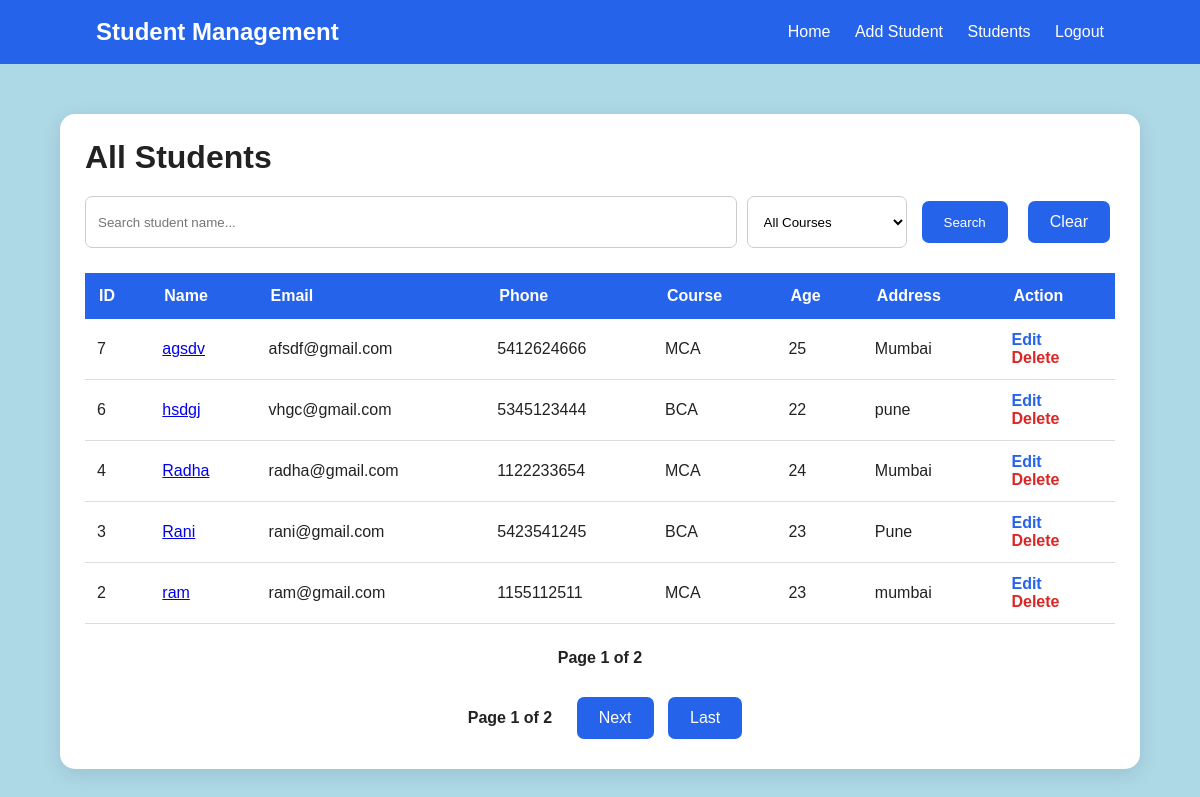
The app's page /students/ (signed in) with its own data.
### students/models.py (models this page shows, shortened)
class Student(models.Model):
    name = models.CharField(max_length=100)
    email = models.EmailField(unique=True)
    phone = models.CharField(max_length=15)
    course = models.CharField(max_length=100)
    age = models.IntegerField()
    address = models.TextField()

### students/views.py (the view)
# urls.py: path('', include('students.urls')),
@login_required
def students(request):
    query = request.GET.get('search', '')
    course = request.GET.get('course', '')
    sort = request.GET.get('sort', '')
    student_list = Student.objects.all()
    if query:
        student_list = student_list.filter(
            name__icontains=query
        )
    if course:
        student_list = student_list.filter(
            course__iexact=course
        )
    if sort == 'name':
        student_list = student_list.order_by('name')
    elif sort == '-name':
        student_list = student_list.order_by('-name')
    elif sort == 'oldest':
        student_list = student_list.order_by('id')
    else:
        student_list = student_list.order_by('-id')
    paginator = Paginator(student_list, 5)
    page_number = request.GET.get('page')
    student_list = paginator.get_page(page_number)
    courses = (
        Student.objects
        .values_list('course', flat=True)
        .distinct()
        .order_by('course')
    )
    return render(
        request,
        'students/students.html',
        {
            'students': student_list,
            'query': query,
            'course': course,
            'courses': courses,
            'sort': sort,
        }
    )

### students/templates/students/students.html (shortened to what this page needs)
{% load static %}
<!DOCTYPE html>
<html>
<head>
    <link rel="stylesheet"
          href="{% static 'students/style.css' %}">
</head>
<body>
    <nav class="navbar">
        <div class="logo">
            Student Management
        </div>
        <div>
    <a href="{% url 'home' %}">Home</a>
    <a href="{% url 'add_student' %}">Add Student</a>
    <a href="{% url 'students' %}">Students</a>
    <a href="{% url 'logout' %}">Logout</a>
</div>
    </nav>
    <div class="container">
        <div class="table-card">
            <h1>All Students</h1>
            <form method="GET" class="search-box">
    <input
        type="text"
        name="search"
        placeholder="Search student name..."
        value="{{ query }}"
    >
    <select name="course">
        <option value="">All Courses</option>
    </select>
    <button class="btn" type="submit">
        Search
    </button>
    <a class="btn" href="{% url 'students' %}">
        Clear
    </a>
</form>
            <table>
                <tr>
                    <th>ID</th>
                    <th>Name</th>
                    <th>Email</th>
                    <th>Phone</th>
                    <th>Course</th>
                    <th>Age</th>
                    <th>Address</th>
                    <th>Action</th>
                </tr>
                {% for student in students %}
                <tr>
                    <td>{{ student.id }}</td>
                    <td>
    <a href="{% url 'student_detail' student.id %}">
        {{ student.name }}
    </a>
</td>
                    <td>{{ student.email }}</td>
                    <td>{{ student.phone }}</td>
                    <td>{{ student.course }}</td>
                    <td>{{ student.age }}</td>
                    <td>{{ student.address }}</td>
                    <td>
                        <a class="action-edit"
                           href="{% url 'edit_student' student.id %}">
                            Edit
                        </a>
                        <br>
                        <a class="action-delete"
   href="{% url 'delete_student' student.id %}">
    Delete
</a>
                    </td>
                </tr>
                {% empty %}
                <tr>
                    <td colspan="8">
                        No students found.
                    </td>
                </tr>
                {% endfor %}
            </table>
            <div style="text-align: center; margin-top: 25px;">
    <span style="margin: 0 15px; font-weight: bold;">
        Page {{ students.number }} of {{ students.paginator.num_pages }}
    </span>
    <div style="text-align: center; margin-top: 25px;">
    <span style="margin: 0 15px; font-weight: bold;">
        Page {{ students.number }}
        of {{ students.paginator.num_pages }}
    </span>
    {% if students.has_next %}
        <a class="btn"
           href="?page={{ students.next_page_number }}&search={{ query }}&course={{ course }}&sort={{ sort }}">
            Next
        </a>
        <a class="btn"
           href="?page={{ students.paginator.num_pages }}&search={{ query }}&course={{ course }}&sort={{ sort }}">
            Last
        </a>
    {% endif %}
</div>
        </div>
    </div>
</body>
</html>

### students/static/students/style.css (style rules this page uses)
* { margin: 0; padding: 0; box-sizing: border-box; }
body { font-family: Arial, sans-serif; background: #f4f7fb; color: #222; }
body { background: lightblue; }
.navbar { background: #2563eb; padding: 18px 8%; display: flex; justify-content: space-between; align-items: center; }
.logo { color: white; font-size: 24px; font-weight: bold; }
.navbar a { color: white; text-decoration: none; margin-left: 20px; }
.container { width: 90%; max-width: 1100px; margin: 50px auto; }
.btn { display: inline-block; background: #2563eb; color: white; padding: 12px 22px; border-radius: 7px; text-decoration: none; border: none; cursor: pointer; margin: 5px; }
.table-card { background: white; padding: 25px; border-radius: 15px; box-shadow: 0 5px 20px rgba(0, 0, 0, 0.1); overflow-x: auto; }
.table-card h1 { margin-bottom: 20px; }
.search-box { display: flex; gap: 10px; margin-bottom: 25px; }
.search-box input { flex: 1; padding: 12px; border: 1px solid #ccc; border-radius: 7px; }
table { width: 100%; border-collapse: collapse; }
th { background: #2563eb; color: white; padding: 14px; text-align: left; }
td { padding: 12px; border-bottom: 1px solid #ddd; }
.action-edit { color: #2563eb; text-decoration: none; font-weight: bold; }
.action-delete { color: #dc2626; text-decoration: none; font-weight: bold; }
.search-box select { padding: 12px; border: 1px solid #ccc; border-radius: 7px; background: white; min-width: 160px; }

### records on screen
Student: id "7", name "agsdv", email "afsdf@gmail.com", phone "5412624666", course "MCA", age "25", address "Mumbai"
Student: id "6", name "hsdgj", email "vhgc@gmail.com", phone "5345123444", course "BCA", age "22", address "pune"
Student: id "4", name "Radha", email "radha@gmail.com", phone "1122233654", course "MCA", age "24", address "Mumbai"
Student: id "3", name "Rani", email "rani@gmail.com", phone "5423541245", course "BCA", age "23", address "Pune"
Student: id "2", name "ram", email "ram@gmail.com", phone "1155112511", course "MCA", age "23", address "mumbai"

### other values on screen
{{ students.number }} "1"
{{ students.paginator.num_pages }} "2"
